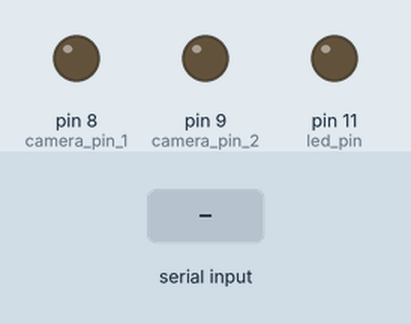
Recording of a sketch running on a simulated Arduino Uno, built with avr-gcc and run on an emulated ATmega328P. On the bench: output pins drawn as LEDs (lit = HIGH). The inputs (shaded band) are chosen by the test bench.

Above: at 1.2 s.
1.3 s: "2\n" received over Serial
At 3.03 s:
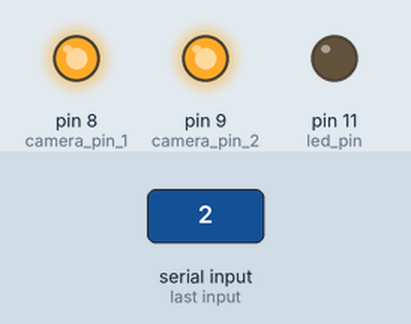
At 4.2 s:
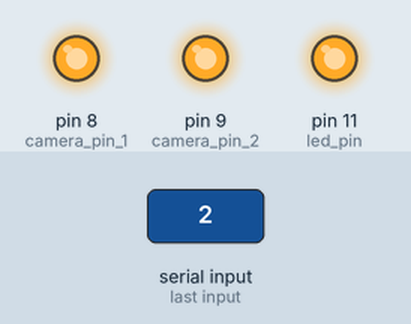
4.3 s: "90,45\n" received over Serial
At 5.0 s:
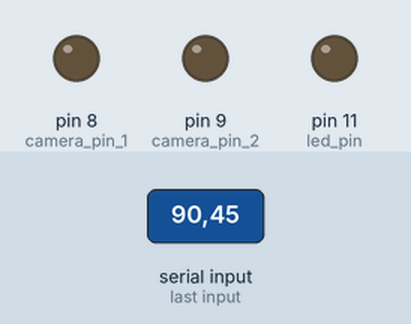
Timing chart, 0 to 7.3 s (numbered marks = the images above; inputs shaded):
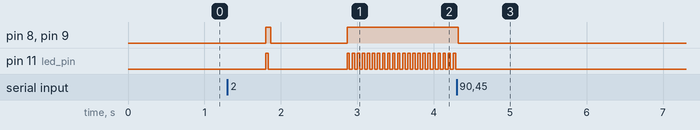

The sketch:

Dual_Cam_Trigger.ino
```cpp
//Recording State 1 - Not Recording, Not Sent Trigger
//Recording State 2 - Not Recording, Sending Trigger
//Recording State 3 - Recording, Trigger Sent
//Recording State 4 - Finished Recording, no more trigger will be sent

int recording_state = 1;
int camera_pin_1 = 8;
int camera_pin_2 = 9;
int led_pin = 11;
int exposure_time = 30;

void setup() {
  Serial.begin(9600);

  pinMode(camera_pin_1, OUTPUT);
  pinMode(camera_pin_2, OUTPUT);
  pinMode(led_pin,      OUTPUT);

  digitalWrite(camera_pin_1, LOW);
  digitalWrite(camera_pin_2, LOW);
  digitalWrite(led_pin,      LOW);

}


void loop() {

  //Checlk What Matlab Wants Us To Do


  //We Are Waiting For A Trigger
  if (recording_state == 1){
      digitalWrite(camera_pin_1, LOW);
      digitalWrite(camera_pin_2, LOW);
      digitalWrite(led_pin,      LOW);
      check_for_signal();
      }

  //We've Detected A Trigger!
  if (recording_state == 2){
      delay(500);
      recording_state = 3;
      }

  //We're Recording!
  if (recording_state == 3){

      digitalWrite(led_pin,      HIGH);
      digitalWrite(camera_pin_1, HIGH);
      digitalWrite(camera_pin_2, HIGH);
      delay(exposure_time);
      digitalWrite(led_pin,      LOW);
      digitalWrite(camera_pin_1, LOW);
      digitalWrite(camera_pin_2, LOW);
      delay(3);

      digitalWrite(led_pin,      LOW);
      digitalWrite(camera_pin_1, HIGH);
      digitalWrite(camera_pin_2, HIGH);
      delay(exposure_time);
      digitalWrite(led_pin,      LOW);
      digitalWrite(camera_pin_1, LOW);
      digitalWrite(camera_pin_2, LOW);
      delay(3);

      check_for_signal();
      }

  //Weve Finished Recording - Send Last Trigger and Give Matlab time to Collect Outstanding Frames
   if (recording_state == 4){
      digitalWrite(led_pin,      LOW);
      digitalWrite(camera_pin_1, LOW);
      digitalWrite(camera_pin_2, LOW);
      delay(1000);
      Serial.print("Thats the last frame captin!");
      Serial.print("\n");

      recording_state = 1;
      }

}


void check_for_signal(){
  if (Serial.available() > 0) {
      int message = Serial.parseInt();
      //flush_serial_buffer();
      if (message!= 0){recording_state = message;}
    }
}

void flush_serial_buffer(){
    while (Serial.available()) {int dump = Serial.read();} //Clear input buffer}
    Serial.flush();
}
```

Measured:
- after the input at 1.3 s, pin 8 (camera_pin_1), pin 9 (camera_pin_2): LOW → HIGH after 0.50 s, → LOW 0.06 s later, → HIGH 1.0 s later; pin 11 (led_pin): goes HIGH 0.03 s, LOW 1.0 s, 21 × (HIGH 0.03 s, LOW 0.04 s), HIGH 0.03 s, then LOW, starting after 0.50 s
- after the input at 4.3 s, pin 8 (camera_pin_1), pin 9 (camera_pin_2): HIGH → LOW at once; pin 11 (led_pin): stops changing and stays LOW
